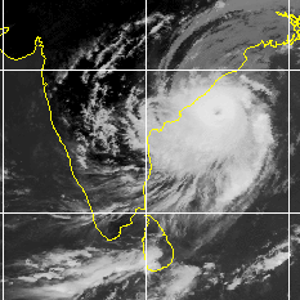
#> input picture cyclonesresized/20190502.06.Indian.IRImage.png.png, 300 x 300 px, given as the content of the folder /content/cyclones, which was not available
$ jupyter execute --allow-errors FeatureVectors.ipynb   (shell and % lines are left out)   (text cells are left out)
#> lines starting #> are read from the running program, lines starting #| are printed output that depends on the picture; pictures that were not available may be replaced by others from this repository, and a replacement may not be noted
[cell 1]
import os
image_dir = os.listdir('/content/cyclones')
import cv2

[cell 2]
def calculate_center_of_gravity(image):
    gray = cv2.cvtColor(image, cv2.COLOR_BGR2GRAY)
    ret, thresh = cv2.threshold(gray, 127, 255, cv2.THRESH_BINARY)
    M = cv2.moments(thresh)
    if M["m00"] != 0:
        cX = int(M["m10"] / M["m00"])
        cY = int(M["m01"] / M["m00"])
        return cX, cY
    else:
        # Handle the case when the denominator is zero (no valid moments)
        return None

[cell 3]
f"/content/cyclones/" + os.path.join("20221101.12.Indian.IRImage.png.png")

[cell 4]
# find the centre of gravity of images
from PIL import Image
import numpy as np
from scipy import ndimage
coordinates_centroid = []
for image_file in image_dir:
    # Construct the full file path
    image_path = f"/content/cyclones/" + os.path.join(image_file)

    # Open the image using PIL
    image = Image.open(image_path)
#> image is the input picture: PIL image 300x300 RGBA; mean R, G, B, A 96.1, 96.1, 92.8, 255
    image_gray = image.convert("L")
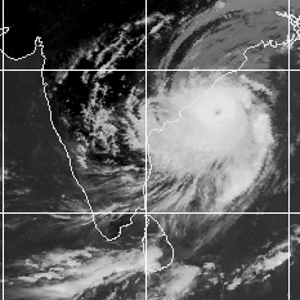
#> image_gray: PIL image 300x300 L; min 0, max 255, mean 95.7
    image_array = np.array(image_gray)
    centroid = ndimage.center_of_mass(image_array)
#> centroid = (160.3, 170.8)
    centroid_x = int(centroid[1])
#> centroid_x = 170
    centroid_y = int(centroid[0])
#> centroid_y = 160
    coordinates_centroid.append([centroid_x,centroid_y])

[cell 5]
pixels = []
for image_file in image_dir:
    # Construct the full file path
    image_path = f"/content/cyclones/" + os.path.join(image_file)
    # Open the image using PIL
    image = Image.open(image_path)
    width, height = image.size
#> width = 300; height = 300
    pixel_location = []
    for y in range(height):
      for x in range(width):
        # Get the pixel value at (x, y)
        pixel_location.append((x,y))
    pixels.append(pixel_location)

[cell 6]
import math
def euclidean_distance(point1, point2):
    # Calculate the Euclidean distance between two points in 2D space
    x1, y1 = point1
    x2, y2 = point2
    return math.sqrt((x2 - x1) ** 2 + (y2 - y1) ** 2)

[cell 7]
distances = []

[cell 8]
def calculate_distances(pixel_locations, centroids, distances):
    for i, image_pixels in enumerate(pixel_locations):
        centroid = centroids[i]
        image_distances = []
        for pixel_location in image_pixels:
            distance = euclidean_distance(pixel_location, centroid)
            image_distances.append(distance)
        distances.append(image_distances)
#> this loop made 1 pass
    return distances

[cell 9]
calculate_distances(pixels, coordinates_centroid, distances)

[cell 10]
max_distances = []
for i in distances:
  max_distances.append(max(i))

[cell 11]
min_distances = []
for i in distances:
  min_distances.append(min(i))

[cell 12]
ratios = []
for i, ed in enumerate(distances):
  r = []
  for j in ed:
    if(j!=0):
      r.append(j/max_distances[i])
    else:
      r.append(0)
  ratios.append(r)

[cell 13]
sums = []
for i in ratios:
  sums.append(sum(i))

[cell 14]
means = []
for i in sums:
  means.append(i/328)

[cell 15]
import pandas as pd

[cell 16]
import pandas as pd
dataset = pd.DataFrame(columns=['image','mean','variance','density','decentricity'])

[cell 17]
for val in ratios:
  val
len(val)

[cell 18]
differences = []
for i, val in enumerate(ratios):
  sum = 0
  d = []
  for j in val:
    sum += ((j - means[i])**2)
  differences.append(sum)

[cell 19]
variances = []
for i in differences:
  variances.append(i/328)

[cell 20]
ed_max = []
ed_min = []
for i in distances:
  i.remove(0)
  ed_max.append(max(i))
  ed_min.append(min(i))

[cell 21]
decentricities = []
for i in range(len(ed_max)):
  decentricities.append(ed_min[i]/ed_max[i])

[cell 22]
for i, value in enumerate(decentricities):
  dataset.loc[i, 'decentricity'] = value

[cell 23]
for i, value in enumerate(variances):
  dataset.loc[i, 'variance'] = value

[cell 24]
pi_value = math.pi

density_sums_x = []
horizontal_pixels = 0
density_sums_y = []
vertical_pixels = 0
for pixel in pixels:
  for i in pixel:
    x = i[0]
    y = i[1]
  horizontal_pixels += x
  vertical_pixels += y
  density_sums_x.append(horizontal_pixels)
  density_sums_y.append(vertical_pixels)
#> this loop made 1 pass

[cell 25]
density_sums_x[0] + density_sums_y[0]
#> Out = 598

[cell 26]
total_sum = []
#> (the rest of this cell did not finish here and is left out)

[cell 27]
densities = []
denominators = []
for i in ed_max:
  denominators.append((pi_value*i)**2)
for i, val in enumerate(total_sum):
  densities.append(val/denominators[i])
#> this loop made 1 pass
#> val on pass 1: 598

[cell 28]
for i, value in enumerate(densities):
  dataset.loc[i, 'density'] = value
#> this loop made 1 pass
#> value on pass 1: 0.00111

[cell 29]
dataset.drop(dataset.index, inplace=True)

[cell 30]
for i, value in enumerate(image_dir):
  dataset.loc[i, 'image'] = value
for i, value in enumerate(means):
  dataset.loc[i, 'mean'] = value
for i, value in enumerate(variances):
  dataset.loc[i, 'variance'] = value
for i, value in enumerate(densities):
  dataset.loc[i, 'density'] = value
for i, value in enumerate(decentricities):
  dataset.loc[i, 'decentricity'] = value


$ run again, on cyclonesresized/20190502.18.Indian.IRImage.png.png
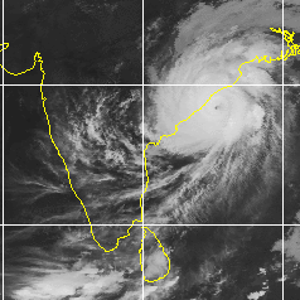
#> input picture cyclonesresized/20190502.18.Indian.IRImage.png.png, 300 x 300 px, given as the content of the folder /content/cyclones, which was not available
#> image is the input picture: PIL image 300x300 RGBA; mean R, G, B, A 100.6, 100.6, 97.4, 255
#> `image_gray = image.convert("L")`:
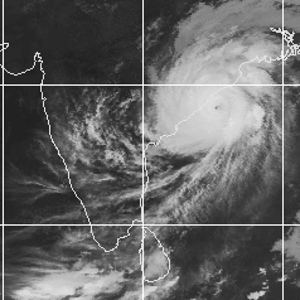
#> image_gray: PIL image 300x300 L; min 1, max 250, mean 100.2
#> `centroid = ndimage.center_of_mass(image_array)`: centroid = (150.4, 166)
#> centroid_x = 166
#> centroid_y = 150
#> the loop in calculate_distances, `for i, image_pixels in enumerate(pixel_locations):` made 1 pass
#> the loop `for pixel in pixels:` made 1 pass
#> Out = 598
#> the loop `for i, val in enumerate(total_sum):` made 1 pass
#> val on pass 1: 598
#> the loop `for i, value in enumerate(densities):` made 1 pass
#> value on pass 1: 0.00121

$ run again, on cyclonesresized/20190503.12.Indian.IRImage.png.png
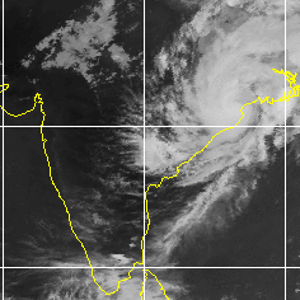
#> input picture cyclonesresized/20190503.12.Indian.IRImage.png.png, 300 x 300 px, given as the content of the folder /content/cyclones, which was not available
#> image is the input picture: PIL image 300x300 RGBA; mean R, G, B, A 92.2, 92.2, 89.1, 255
#> `image_gray = image.convert("L")`:
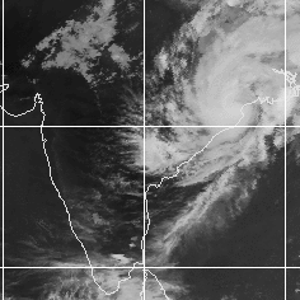
#> image_gray: PIL image 300x300 L; min 0, max 255, mean 91.9
#> `centroid = ndimage.center_of_mass(image_array)`: centroid = (140.3, 177.1)
#> centroid_x = 177
#> centroid_y = 140
#> the loop in calculate_distances, `for i, image_pixels in enumerate(pixel_locations):` made 1 pass
#> the loop `for pixel in pixels:` made 1 pass
#> Out = 598
#> the loop `for i, val in enumerate(total_sum):` made 1 pass
#> val on pass 1: 598
#> the loop `for i, value in enumerate(densities):` made 1 pass
#> value on pass 1: 0.00107
